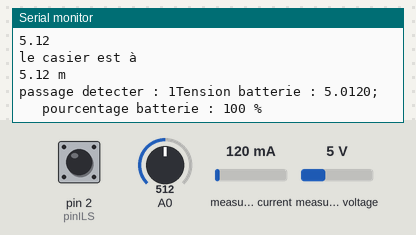
Bench run of a sketch on a simulated Arduino Uno, built with avr-gcc and run on an emulated ATmega328P. On the bench: the last lines printed to the serial monitor. Inputs (shaded band) come from the test bench; at power-on: A0 = 512, pin 2 (pinILS) HIGH, measured current 120 mA, measured voltage 5 V.

Above: at 10.2 s.
10.3 s: A0 set to 46
At 12.43 s:
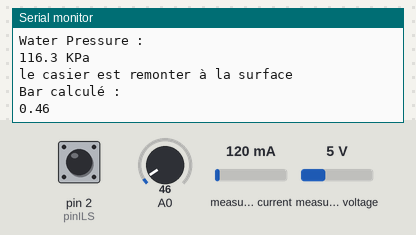
19.3 s: A0 set to 56
At 19.3 s:
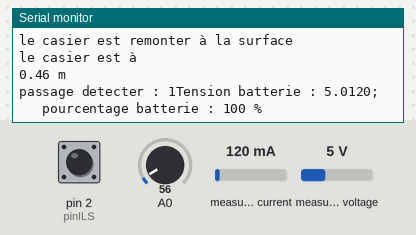
Timing chart, 0 to 21.8 s (numbered marks = the images above; inputs shaded):
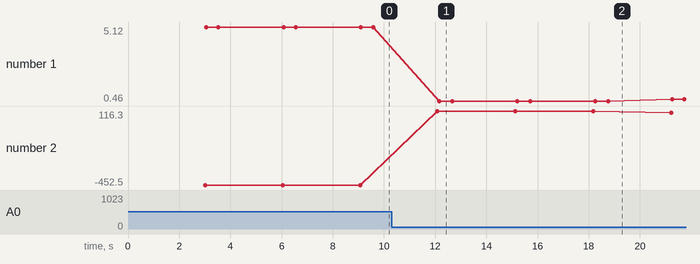

Measured:
- the behaviour switches between 49 and 50 on A0 (found by bisection; images 1 and 2)
- after the input at 10.3 s, the serial monitor: prints a new line after 1.8 s (image 1)
- plotted number 1: 5.12 → 0.46 after the input at 10.3 s, 0.46 → 0.56 after the input at 19.3 s
- plotted number 2: -452.5 → 116.3 after the input at 10.3 s, 116.3 → 104.1 after the input at 19.3 s

The sketch:

sketch_apr30a.ino
```cpp
#include "batterie.h"
#include "nbcrustacier.h"
#include "volcasier.h"
#include <Adafruit_INA219.h>

Adafruit_INA219 ina219;

//donnée capteur pression
float P,V,distance;

// objet
CCrustacier crust;
CCapteurPression capteur;
Cbatterie batterie;

// pin
const int pinILS = 2; // 5v
float pinPression = analogRead(0);
//valeur par defaut de calibration
const float OffSet = 0.69 ;

// timers
unsigned long tBatterie = 0;
unsigned long tPression = 0;
unsigned long tILS = 0;

void setup() {
  Serial.begin(9600);
  pinMode(pinILS, INPUT_PULLUP); // input_pullup invers la logic
//initialisation INA219
  if (!ina219.begin()) {
    Serial.println("INA219 non detecte !");
    while (1);
  }

}

void loop() {
  unsigned long now = millis();
  //batterie
  if (now - tBatterie >= 1000)
  {
    float busVoltage = ina219.getBusVoltage_V();
    float shuntVoltage = ina219.getShuntVoltage_mV() / 1000.0; // convertion en mV --> volt
    float batteryVoltage = busVoltage + shuntVoltage; // tension sortie de pile + résistance
    float tension = batteryVoltage; // mesurée via INA219
    int percentage = batterie.getPour(batteryVoltage); // appelle de la methode
    //affichage
    Serial.print("Tension batterie : ");
    Serial.print(batteryVoltage, 4);
    Serial.print(";    pourcentage batterie : ");
    Serial.print(percentage);
    Serial.println(" %");

    delay(2000);
  }
  // Capteur de pression pour le vol
  if (now - tPression >= 1000)
  {
    // put your main code here, to run repeatedly:
    float pin=analogRead(0);
    V = pin * 5.00 / 1024;//Sensor output, volt = valeur comprise entre 0 et 1023, correspond a une tension entre 0 et 5
    // tension capteur
    P = (OffSet - V) * 250; // Calculate pression de l'eau/ correction
    //pression en Pascal

    //pression calculer a partir de la tension
    Serial.println("Water Pressure :");
    Serial.print(P, 1); // affiche P avec 1 chiffre apres la virgule
    Serial.println(" KPa"); // bar
    Serial.println(); // resultat final

    // calcule pression via methode classe c++
    float bar = capteur.getBar(P); //apelle la methode pour calcule
    Serial.println("Bar calculé : ");// affiche le resultat
    Serial.print(bar, 2); // affiche P avec 2 chiffre apres la virgule
    delay(500);
    Serial.println("");// remise a la ligne
    // affichage de la distance
    float m = capteur.getBar(distance);
    Serial.println("le casier est à  ");// affiche le resultat
    Serial.print(m, 2); // affiche P avec 2 chiffre apres la virgule
    delay(500);
    Serial.println(" m");// remise a la ligne
  }
  // capteur ILS pour nb crustacier
  if (now - tILS >= 1000)
  {
    bool etatILS =digitalRead(pinILS); // lit
    int nombre=crust.getVal(etatILS);
    Serial.print("passage detecter : ");
    Serial.print(nombre);
    Serial.print("");

  }
}
```

batterie.cpp
```cpp
#include "batterie.h"
#include "Arduino.h"
#include <Adafruit_INA219.h>
#include <Wire.h>
//constructeur
Cbatterie::Cbatterie()
{
    // Table de décharge Samsung 18650 Li-ion
  float vTable[tableSize] = {
    4.20, 4.10, 4.00, 3.90, 3.80,
    3.70, 3.60, 3.50, 3.40,
    3.30, 3.20, 3.10, 3.00
  };

  int pTable[tableSize] = {
    100, 95, 90, 80, 70,
    60, 50, 30, 20,
    10, 5, 2, 0
  };
  // sauvegarde de la valeur dans un tableau classe
  for (int i = 0; i < tableSize; i++) {
   voltageTable[i] = vTable[i];
   percentTable[i] = pTable[i];
  }
}
//destructeur
Cbatterie::~Cbatterie()
{}
int Cbatterie::getPour(float valPourcent) {
  // limite
  if (valPourcent >= voltageTable[0]) return 100;
  if (valPourcent <= voltageTable[tableSize - 1]) return 0;
// calcule depuis les tableaux
  for (int i = 0; i < tableSize - 1; i++) { // parcour la table
    if (valPourcent <= voltageTable[i] && valPourcent > voltageTable[i + 1]) { // trouve le bon intevale
      float dv = voltageTable[i] - voltageTable[i + 1]; //ecart de tension
      float dp = percentTable[i] - percentTable[i + 1]; // ecart de pourcentage
      float ratio = (voltageTable[i] - valPourcent) / dv; // position relative
      return (int)(percentTable[i] - (ratio * dp)); // convertion pour affichage
    }
  }
  return 0; // arret
}
```

batterie.h
```cpp
#include "Arduino.h"
#include <Adafruit_INA219.h>
class Cbatterie
{
  private:
  Adafruit_INA219 ina219;
  float valPourcent;
  static const int tableSize = 13;
  float voltageTable[tableSize];
  int percentTable[tableSize];
  public:
  Cbatterie();
  ~Cbatterie();
  int getPour(float valPourcent); // poucentage calculer
};
```

nbcrustacier.cpp
```cpp
#include "nbcrustacier.h"
#include <Arduino.h>
//constructeur
CCrustacier::CCrustacier()
{
 pin= LOW; // etat initial
  val=0; //compteur
}
//destructeur
CCrustacier::~CCrustacier()
{

}
//obtenire valeur
int CCrustacier::getVal(bool lectureCapteur)
{
  // detection front descandant : low --> high
  if(lectureCapteur == HIGH && pin==LOW)
  {
    val++;
    if(val>=256) val = 0; // reset 0
  }
 pin = lectureCapteur; // memorise etat
  return val;
}
```

nbcrustacier.h
```cpp
#include <Arduino.h>
class CCrustacier
{
 private:
  bool pin; // etat actuel du capteur
  byte val; // comptage de passage
 public:
  CCrustacier();
  ~CCrustacier();
  int getVal(bool lectureCapteur); // methode de lecture capteur
};
```

volcasier.cpp
```cpp
#include "volcasier.h"
#include <Arduino.h>

//constructeur
CCapteurPression::CCapteurPression()
{
 valPression=0;
}
//destructeur
CCapteurPression::~CCapteurPression()
{

}
//obtenire valeur
float CCapteurPression::getBar(float valPression)
{
 P=analogRead(0);
 valPression = P /100; // 1bar = KPa/100
 distance = valPression * 10.197;
  if(distance >5)
  {
   return valPression;
  }
  else
  {
    Serial.println("le casier est remonter à la surface");
    return valPression;
  }
}
```

volcasier.h
```cpp
#include <Arduino.h>
class CCapteurPression
{
  private:
  //donnée capteur
  float valPression;//valeur trame
  float pin;
  float P;
  float distance;
  public:
  CCapteurPression();
  ~CCapteurPression();
  float getBar(float valPression); // convertion en bar

};
```
